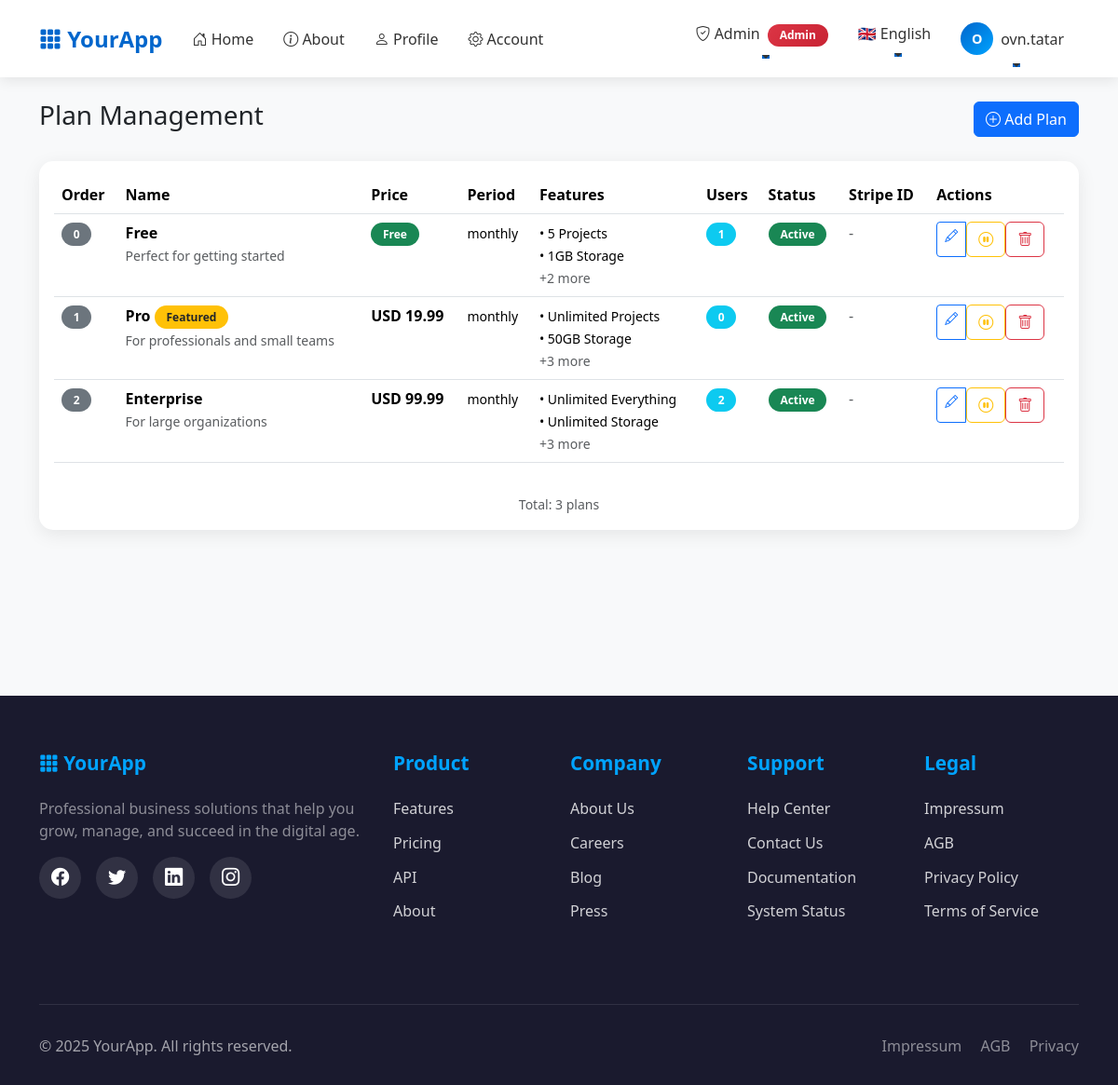
Page /admin/plans (signed in) on the committed database.
### app/models/user.py (models this page shows, shortened)
class User(UserMixin, db.Model):
    id = db.Column(db.Integer, primary_key=True)
    email = db.Column(db.String(255), unique=True, nullable=False, index=True)
    language = db.Column(db.String(5), default='en')
    role = db.Column(db.String(20), nullable=False, default='user', index=True)
    password_hash = db.Column(db.String(255), nullable=False)
    created_at = db.Column(db.DateTime, default=datetime.utcnow, nullable=False)
    confirmed_at = db.Column(db.DateTime, nullable=True)
    is_active = db.Column(db.Boolean, default=True, nullable=False, index=True)
    plan_id = db.Column(db.Integer, db.ForeignKey('plan.id'), nullable=True)
    plan = db.relationship('Plan', back_populates='users')
    plan_subscribed_at = db.Column(db.DateTime, nullable=True)
    billing = db.relationship("BillingProfile", uselist=False, back_populates="user", cascade="all, delete-orphan")
    api_keys = db.relationship("APIKey", back_populates="user", cascade="all, delete-orphan", lazy='dynamic')
    @property
    def is_authenticated(self):
        return True

### app/models/plan.py (models this page shows, shortened)
class Plan(db.Model):
    id = db.Column(db.Integer, primary_key=True)
    name = db.Column(db.String(100), nullable=False, unique=True)
    description = db.Column(db.Text, nullable=True)
    option1 = db.Column(db.String(255), nullable=True)  # e.g., "10 Projects"
    option2 = db.Column(db.String(255), nullable=True)  # e.g., "Unlimited Storage"
    option3 = db.Column(db.String(255), nullable=True)  # Additional feature
    option4 = db.Column(db.String(255), nullable=True)  # Additional feature
    option5 = db.Column(db.String(255), nullable=True)  # Additional feature
    price = db.Column(db.Numeric(10, 2), nullable=False, default=0.00)
    currency = db.Column(db.String(3), nullable=False, default='USD')
    billing_period = db.Column(db.String(20), nullable=False, default='monthly')  # monthly, yearly, lifetime
    stripe_price_id = db.Column(db.String(255), nullable=True)  # Stripe Price ID
    stripe_product_id = db.Column(db.String(255), nullable=True)  # Stripe Product ID
    is_active = db.Column(db.Boolean, default=True, nullable=False)
    is_featured = db.Column(db.Boolean, default=False, nullable=False)
    sort_order = db.Column(db.Integer, default=0)  # For display ordering
    created_at = db.Column(db.DateTime, default=datetime.utcnow, nullable=False)
    updated_at = db.Column(db.DateTime, default=datetime.utcnow, onupdate=datetime.utcnow)
    users = db.relationship('User', back_populates='plan', lazy='dynamic')
    @property
    def features_list(self):
        features = []
        for i in range(1, 6):
            option = getattr(self, f'option{i}', None)
            if option:
                features.append(option)
        return features

### app/blueprints/admin/routes.py (the view)
@bp.route('/plans')
@login_required
@roles_required('admin')
def plans():
    page = request.args.get('page', 1, type=int)
    per_page = 20
    pagination = Plan.query.order_by(Plan.sort_order.asc(), Plan.created_at.desc()).paginate(
        page=page, per_page=per_page, error_out=False
    )
    plans = pagination.items
    return render_template(
        'admin/plans.html',
        plans=plans,
        pagination=pagination
    )

### app/templates/admin/plans.html (shortened to what this page needs)
{% extends "base.html" %}
{% block content %}
<div class="d-flex justify-content-between align-items-center mb-4">
  <h1 class="h3">{{ _('Plan Management') }}</h1>
  <a href="{{ url_for('admin.add_plan') }}" class="btn btn-primary">
    <i class="bi bi-plus-circle"></i> {{ _('Add Plan') }}
  </a>
</div>
<div class="card">
  <div class="card-body">
    {% if plans %}
      <div class="table-responsive">
        <table class="table table-hover">
          <thead>
            <tr>
              <th>{{ _('Order') }}</th>
              <th>{{ _('Name') }}</th>
              <th>{{ _('Price') }}</th>
              <th>{{ _('Period') }}</th>
              <th>{{ _('Features') }}</th>
              <th>{{ _('Users') }}</th>
              <th>{{ _('Status') }}</th>
              <th>{{ _('Stripe ID') }}</th>
              <th>{{ _('Actions') }}</th>
            </tr>
          </thead>
          <tbody>
            {% for plan in plans %}
            <tr class="{% if not plan.is_active %}table-secondary{% endif %}">
              <td>
                <span class="badge bg-secondary">{{ plan.sort_order }}</span>
              </td>
              <td>
                <strong>{{ plan.name }}</strong>
                {% if plan.is_featured %}
                  <span class="badge bg-warning text-dark">{{ _('Featured') }}</span>
                {% endif %}
                {% if plan.description %}
                  <br><small class="text-muted">{{ plan.description[:50] }}{% if plan.description|length > 50 %}...{% endif %}</small>
                {% endif %}
              </td>
              <td>
                {% if plan.price == 0 %}
                  <span class="badge bg-success">{{ _('Free') }}</span>
                {% else %}
                  <strong>{{ plan.currency }} {{ plan.price }}</strong>
                {% endif %}
              </td>
              <td>
                <small>{{ plan.billing_period }}</small>
              </td>
              <td>
                <small>
                  {% for feature in plan.features_list[:2] %}
                    • {{ feature }}<br>
                  {% endfor %}
                  {% if plan.features_list|length > 2 %}
                    <span class="text-muted">+{{ plan.features_list|length - 2 }} more</span>
                  {% endif %}
                </small>
              </td>
              <td>
                <span class="badge bg-info">{{ plan.users.count() }}</span>
              </td>
              <td>
                {% if plan.is_active %}
                  <span class="badge bg-success">{{ _('Active') }}</span>
                {% else %}
                  <span class="badge bg-danger">{{ _('Disabled') }}</span>
                {% endif %}
              </td>
              <td>
                {% if plan.stripe_price_id %}
                  <small class="text-muted">{{ plan.stripe_price_id[:20] }}...</small>
                {% else %}
                  <span class="text-muted">-</span>
                {% endif %}
              </td>
              <td>
                <div class="btn-group btn-group-sm" role="group">
                  <a href="{{ url_for('admin.edit_plan', plan_id=plan.id) }}"
                     class="btn btn-outline-primary"
                     title="{{ _('Edit') }}">
                    <i class="bi bi-pencil"></i>
                  </a>
                  <form method="POST" action="{{ url_for('admin.toggle_plan_status', plan_id=plan.id) }}" style="display: inline;">
                    <button type="submit"
                            class="btn btn-outline-{% if plan.is_active %}warning{% else %}success{% endif %}"
                            title="{% if plan.is_active %}{{ _('Disable') }}{% else %}{{ _('Enable') }}{% endif %}"
                            onclick="return confirm('{{ _('Are you sure?') }}')">
                      {% if plan.is_active %}
                        <i class="bi bi-pause-circle"></i>
                      {% else %}
                        <i class="bi bi-play-circle"></i>
                      {% endif %}
                    </button>
                  </form>
                  <form method="POST" action="{{ url_for('admin.delete_plan', plan_id=plan.id) }}" style="display: inline;">
                    <button type="submit"
                            class="btn btn-outline-danger"
                            title="{{ _('Delete') }}"
                            onclick="return confirm('{{ _('Delete this plan? This cannot be undone.') }}')">
                      <i class="bi bi-trash"></i>
                    </button>
                  </form>
                </div>
              </td>
            </tr>
            {% endfor %}
          </tbody>
        </table>
      </div>
      <div class="text-center mt-3 text-muted">
        <small>{{ _('Total') }}: {{ pagination.total }} {{ _('plans') }}</small>
      </div>
    {% endif %}
  </div>
</div>
<link rel="stylesheet" href="https://cdn.jsdelivr.net/npm/bootstrap-icons@1.10.0/font/bootstrap-icons.css">
{% endblock %}

### app/templates/base.html (shortened to what this page needs)
<!doctype html>
<html lang="en">
<head>
    <link href="https://cdn.jsdelivr.net/npm/bootstrap@5.3.3/dist/css/bootstrap.min.css" rel="stylesheet">
    <link rel="stylesheet" href="https://cdn.jsdelivr.net/npm/bootstrap-icons@1.11.0/font/bootstrap-icons.css">
    <link href="{{ url_for('static', filename='css/app.css') }}" rel="stylesheet">
</head>
<body>
    <nav class="navbar navbar-expand-lg navbar-light sticky-top">
        <div class="container">
            <a class="navbar-brand" href="{{ url_for('main.index') }}">
                <i class="bi bi-grid-3x3-gap-fill"></i> YourApp
            </a>
            <div class="collapse navbar-collapse" id="navbarNav">
                <ul class="navbar-nav me-auto">
                    <li class="nav-item">
                        <a class="nav-link" href="{{ url_for('main.index') }}">
                            <i class="bi bi-house-door"></i> {{ _('Home') }}
                        </a>
                    </li>
                    <li class="nav-item">
                        <a class="nav-link" href="{{ url_for('main.about') }}">
                            <i class="bi bi-info-circle"></i> {{ _('About') }}
                        </a>
                    </li>
                    {% if current_user.is_authenticated %}
                    <li class="nav-item">
                        <a class="nav-link" href="{{ url_for('main.profile') }}">
                            <i class="bi bi-person"></i> {{ _('Profile') }}
                        </a>
                    </li>
                    <li class="nav-item">
                        <a class="nav-link" href="{{ url_for('account.overview') }}">
                            <i class="bi bi-gear"></i> {{ _('Account') }}
                        </a>
                    </li>
                    {% endif %}
                </ul>
                <ul class="navbar-nav">
                    {% if current_user.is_authenticated %}
                        {% if current_user.role == 'admin' %}
                        <li class="nav-item dropdown">
                            <a class="nav-link dropdown-toggle" href="#" id="adminDropdown" role="button"
                               data-bs-toggle="dropdown" aria-expanded="false">
                                <i class="bi bi-shield-check"></i> {{ _('Admin') }}
                                <span class="badge badge-admin ms-1">Admin</span>
                            </a>
                        </li>
                        {% endif %}
                        <li class="nav-item dropdown language-dropdown">
                            <a class="nav-link dropdown-toggle" href="#" id="languageDropdown" role="button"
                               data-bs-toggle="dropdown" aria-expanded="false">
                                {% if current_user.language == 'de' %}
                                    🇩🇪 Deutsch
                                {% else %}
                                    🇬🇧 English
                                {% endif %}
                            </a>
                        </li>
                        <li class="nav-item dropdown">
                            <a class="nav-link dropdown-toggle d-flex align-items-center" href="#" id="userDropdown"
                               role="button" data-bs-toggle="dropdown" aria-expanded="false">
                                <div class="user-avatar me-2">
                                    {{ current_user.email[0]|upper }}
                                </div>
                                <span class="d-none d-lg-inline">{{ current_user.email.split('@')[0] }}</span>
                            </a>
                        </li>
                    {% endif %}
                </ul>
            </div>
        </div>
    </nav>
    <main class="py-4">
        <div class="container">
            {% block content %}{% endblock %}
        </div>
    </main>
    <footer class="footer">
        <div class="container">
            <div class="row">
                <div class="col-lg-4 mb-4">
                    <h3 class="footer-title">
                        <i class="bi bi-grid-3x3-gap-fill"></i> YourApp
                    </h3>
                    <p class="text-white-50">Professional business solutions that help you grow, manage, and succeed in the digital age.</p>
                    <div class="social-links">
                        <a href="#" aria-label="Facebook"><i class="bi bi-facebook"></i></a>
                        <a href="#" aria-label="Twitter"><i class="bi bi-twitter"></i></a>
                        <a href="#" aria-label="LinkedIn"><i class="bi bi-linkedin"></i></a>
                        <a href="#" aria-label="Instagram"><i class="bi bi-instagram"></i></a>
                    </div>
                </div>
                <div class="col-lg-2 col-md-6 mb-4">
                    <h4 class="footer-title">Product</h4>
                    <ul class="footer-links">
                        <li><a href="{{ url_for('main.index') }}#features">Features</a></li>
                        <li><a href="{{ url_for('account.view_plan') }}">Pricing</a></li>
                        <li><a href="/api/v1/ping">API</a></li>
                        <li><a href="{{ url_for('main.about') }}">About</a></li>
                    </ul>
                </div>
                <div class="col-lg-2 col-md-6 mb-4">
                    <h4 class="footer-title">Company</h4>
                    <ul class="footer-links">
                        <li><a href="{{ url_for('main.about') }}">About Us</a></li>
                        <li><a href="/careers">Careers</a></li>
                        <li><a href="/blog">Blog</a></li>
                        <li><a href="/press">Press</a></li>
                    </ul>
                </div>
                <div class="col-lg-2 col-md-6 mb-4">
                    <h4 class="footer-title">Support</h4>
                    <ul class="footer-links">
                        <li><a href="/help">Help Center</a></li>
                        <li><a href="/contact">Contact Us</a></li>
                        <li><a href="/docs">Documentation</a></li>
                        <li><a href="/status">System Status</a></li>
                    </ul>
                </div>
                <div class="col-lg-2 col-md-6 mb-4">
                    <h4 class="footer-title">Legal</h4>
                    <ul class="footer-links">
                        <li><a href="/impressum">Impressum</a></li>
                        <li><a href="/agb">AGB</a></li>
                        <li><a href="/privacy">Privacy Policy</a></li>
                        <li><a href="/terms">Terms of Service</a></li>
                    </ul>
                </div>
            </div>
            <div class="footer-bottom">
                <div class="row">
                    <div class="col-md-6 text-center text-md-start mb-3 mb-md-0">
                        <p class="mb-0">&copy; 2025 YourApp. All rights reserved.</p>
                    </div>
                    <div class="col-md-6 text-center text-md-end">
                        <p class="mb-0">
                            <a href="/impressum" class="text-white-50 text-decoration-none me-3">Impressum</a>
                            <a href="/agb" class="text-white-50 text-decoration-none me-3">AGB</a>
                            <a href="/privacy" class="text-white-50 text-decoration-none">Privacy</a>
                        </p>
                    </div>
                </div>
            </div>
        </div>
    </footer>
</body>
</html>

### rows in the picture
User: email "O", email "ovn.tatar"
Plan: sort_order "0", name "Free", description "Perfect for getting started", billing_period "monthly", option1 "5 Projects", option2 "1GB Storage", features_list|length "2", users.count "1", is_active True (drawn)
Plan: sort_order "1", name "Pro", description "For professionals and small teams", currency "USD", price "19.99", billing_period "monthly", option1 "Unlimited Projects", option2 "50GB Storage", features_list|length "3", users.count "0", is_active True (drawn)
Plan: sort_order "2", name "Enterprise", description "For large organizations", currency "USD", price "99.99", billing_period "monthly", option1 "Unlimited Everything", option2 "Unlimited Storage", features_list|length "3", users.count "2", is_active True (drawn)

### other values in the picture
{{ pagination.total }} "3"
